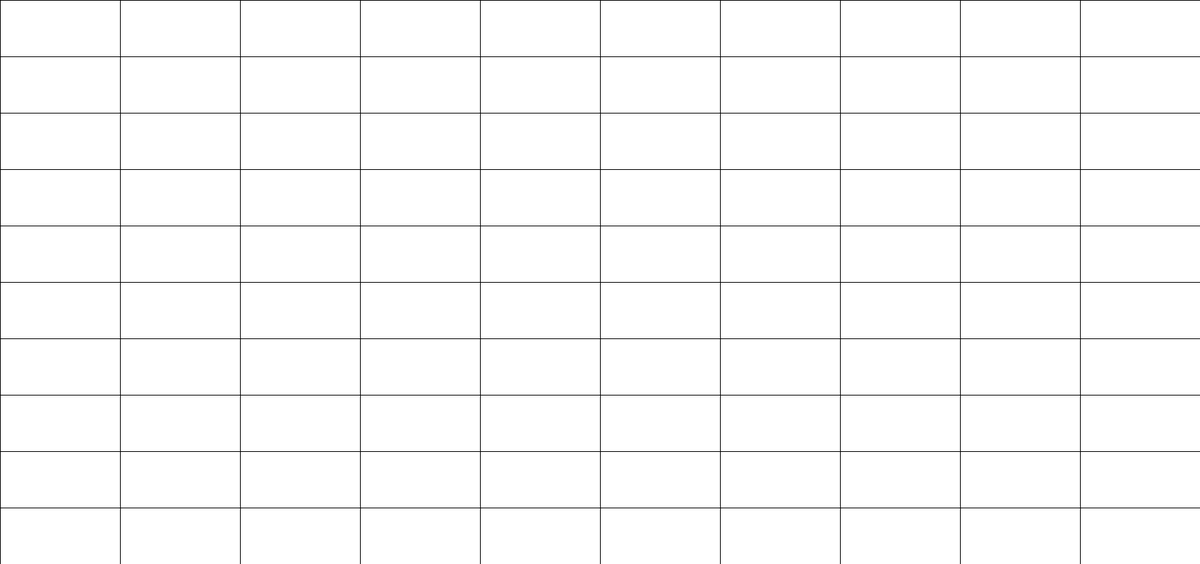
Frame 1 (no input)
Frame 60 (the mouse pressed at the canvas centre just before this capture): identical to frame 1, image omitted
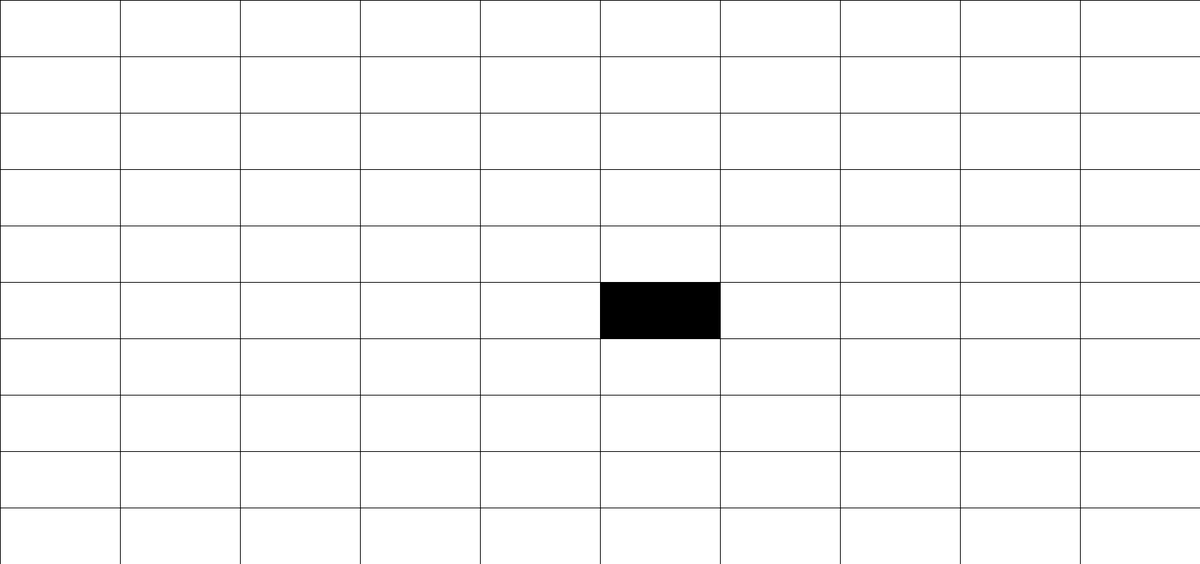
Frame 120 (the mouse held since frame 60 and released just before this capture)

The Processing sketch that drew these frames (run headless with seeded random() and noise(); from frame 60 on, the mouse is pressed at the canvas centre):

// Processing sketch: ArrayGrid
// ── ArrayGrid.pde
grid g;

void setup() {
  size(1700,800);
  g = new grid(10, 10);
}

void draw() {
  background(220);
  g.displayGrid();
}

void mousePressed() {
  g.click(mouseX, mouseY);
}


class grid {
  int ROWS, COLS;
  boolean[][] gridarray;
  
  //Constructor
  grid(int tempr, int tempc) {
    ROWS = tempr;
    COLS = tempc;
    gridarray = new boolean[ROWS][COLS];
    
    for (int y = 0; y < ROWS; y++) {
      for (int x = 0; x < COLS; x++) {
        gridarray[y][x] = false;
      }
    }
    
  }
  
  void displayGrid() {
    
    for (int y = 0; y < ROWS; y++) {
      for (int x = 0; x < COLS; x++) {
        
        if (gridarray[y][x] == false) {
          fill(255); //White fill if false
        }
        else {
          fill(0); //Black fill if true
        }
        
        int cellWidth = width / COLS;
        int cellHeight = height / ROWS;
        
        //Starts drawing from top left corner of Rectangle
        rect(x * cellWidth, y * cellHeight, cellWidth, cellHeight);        
      }
    }
  }
  
  void click(int mx, int my) {
    int cellWidth = width / COLS;
    int cellHeight = height / ROWS;
    
    int x = mx / cellWidth;
    int y = my / cellHeight;
    
    if (gridarray[y][x] == false) {
      gridarray[y][x] = true; //make it true if it is false
    }
    else {
      gridarray[y][x] = false; //make it false if it is true
    }
    
  }
  
}
